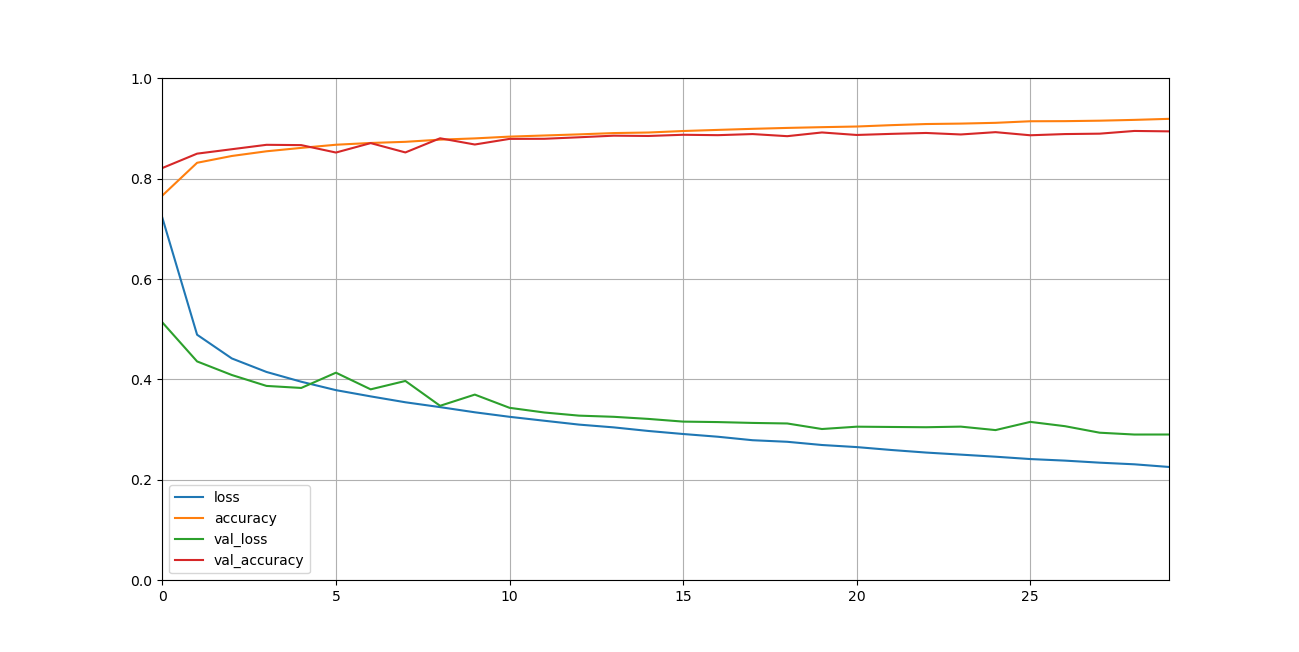

The Python source for this figure:
#!/usr/bin/env python3
# -*- coding: utf-8 -*-
"""
Created on Wed Dec 11 20:38:12 2019

@author: domi
"""

"""
Building an Image Classifier Using the Sequential API
"""

# %% de-comment and run for CPU only usage (confirmed by manually checking
# GPU memory-usage via "nvidia-smi" in the terminal: ~ 10% vs. ~ 90% usage)

# import os
# os.environ["CUDA_VISIBLE_DEVICES"] = "-1"

# %% import packages

import numpy as np
import tensorflow as tf
from tensorflow import keras

fashion_mnist = keras.datasets.fashion_mnist
(X_train_full, y_train_full), (X_test, y_test) = fashion_mnist.load_data()

# create validation set since there are only a train and test set
# scale pixel idntensities to 0-1 range since we are using Gradient Descent

X_valid, X_train = X_train_full[:5000] / 255.0, X_train_full[5000:] / 255.0
y_valid, y_train = y_train_full[:5000], y_train_full[5000:]
X_test = X_test / 255. # wurde im Buch ausgelassen, aber auf Github ergänzt; muss natürlich auch rescaled werden

class_names = ["T-shirt/top", "Trouser", "Pullover", "Dress", "Coat", "Sandal", "Shirt", "Sneaker", "Bag", "Ankle boot"]

# %% create the model using sequential API

model = keras.models.Sequential()
model.add(keras.layers.Flatten(input_shape=[28, 28]))
model.add(keras.layers.Dense(300, activation="relu"))
model.add(keras.layers.Dense(100, activation="relu"))
model.add(keras.layers.Dense(10, activation="softmax"))

# compile the model

model.compile(loss="sparse_categorical_crossentropy", optimizer="sgd", metrics=["accuracy"])

# %% train and evaluate the model

history = model.fit(X_train, y_train, epochs=30, validation_data=(X_valid, y_valid))

# %% plot learning curves

import pandas as pd

import matplotlib.pyplot as plt

pd.DataFrame(history.history).plot(figsize=(8, 5))
plt.grid(True)
plt.gca().set_ylim(0, 1) # set the vertical range to [0-1]
plt.show()
